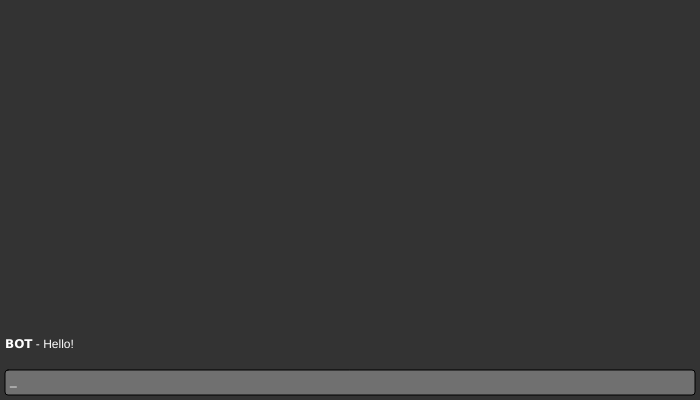
Frame 1 (no input)
Frame 60 (no input): identical to frame 1, image omitted
Frame 120 (the mouse pressed at the canvas centre since frame 60): identical to frame 1, image omitted

The p5.js sketch that drew this single still picture (run headless with seeded random() and noise() and a simulated clock; from frame 60 on, the mouse is pressed at the canvas centre):

// p5.js sketch
// ── sketch.js
var messages = ["𝗕𝗢𝗧 - Hello!"];
var input = "";
keyPressed = function() {
    if(keyCode === BACKSPACE || keyCode === DELETE) {
        input = input.slice(0,-1);
    } else if(keyCode < 16 && keyCode !== ENTER || keyCode > 18 && keyCode !== ENTER && keyCode < 33 && keyCode !== ENTER || keyCode > 47 && keyCode !== ENTER) { 
    input = input + key.toString();
    }
    if(keyCode === ENTER && input !== "") {
        messages.push("𝗬𝗢𝗨 - " + input);
        input = "";
    }
};
var talk = function(question1, question2, responce) {
    if(messages[messages.length - 1].toLowerCase() === "𝗬𝗢𝗨 - " + question1.toLowerCase() || messages[messages.length - 1].toLowerCase() === "𝗬𝗢𝗨 - " + question2.toLowerCase()) {
        messages.push("𝗕𝗢𝗧 - " + responce);
    }
};
function setup() {
  createCanvas(700, 400);
}
draw = function() {
    talk("im sad", "", "Don't be. Listen to happy music.");
    talk("hi", "", "whats your name?");
    talk("hello", "", "whats your name?");
    talk("i feel sad", "im sad", "If you feel sad, try listening to happy music");
    talk("i hate myself", "i dont like who i am","You are beautiful and unique. You can be whoever you want to be.");
    talk("i feel depressed", "im depressed","If you feel depressed, the worst thing you can do is to not let anybody know about it. Tell someone or try to get a therapist.");
    talk("i want to hurt myself", "should i hurt myself?","If you feel like harming yourself, don't. It's bad and can turn into a habit. Instead of hurting yourself, try listening to music or cooking.");
    talk("i want to cut myself", "should i cut myself?","If you feel like cutting yourself, instead draw butterflies on your arm. If they fade, draw them again. If you cut yourself\nyou kill the butterflies.");
    talk("i feel better", "i feel good","I'm happy that you feel that way. If you get sad or depressedagain, remember what I've said.");
    talk("nobody loves me", "everyone hates me","You are beatiful and you are loved.");
    talk("im lonely", "im alone","You are never truly alone. There is always someone there for you.");
    talk("im worthless", "You are priceless.");
    talk("nice", "Thanks! :D");
    talk("thx", "No problem :)");
    talk("thanks", "No problem :)");
    background(51, 51, 51);
    textAlign(LEFT, CENTER);
    for(var i = messages.length; i > 0; i--) {
        fill(255, 255, 255);
        text(messages[i - 1], 5, 320 - (i - messages.length) * -40, 690, 50);
    }
    if(input === "Tab" || input === "CapsLock" || input === "Meta") {
      input = "";
    }
    if(messages.length > 13) {
        messages.splice(0, 1);
    }
    fill(112, 112, 112);
    rect(5, 370, 690, 25, 3);
    fill(255, 255, 255);
    text(input + "_", 10, 372, 680, 20);
};


// ── style.css

html, body {
  margin: 0;
  padding: 0;
  background-color:rgb(34,139,34);
}
canvas {
  display: block;
  margin-left: auto;
  margin-right: auto;
  width: 40%;
}
h1{
  color:rgb(0);
  font-family:sans-serif;
}
h8{
  color:rgb(0);
  font-family:sans-serif;
}
